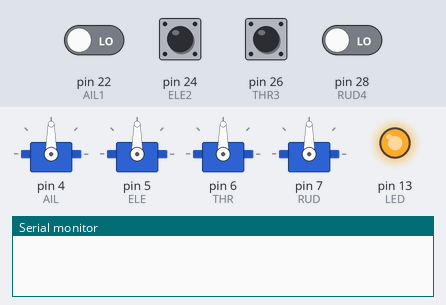
Bench run of a sketch on a simulated Arduino Mega 2560, built with avr-gcc and run on an emulated ATmega2560. On the bench: 4 × servo, output pins drawn as LEDs (lit = HIGH), the last lines printed to the serial monitor. Inputs (shaded band) come from the test bench; at power-on: pin 22 (AIL1), pin 24 (ELE2), pin 26 (THR3), pin 28 (RUD4) LOW.

Above: at 1.2 s.
1.3 s: pin 24 (ELE2) pulsed HIGH 2 times (0.12 s each, 0.3 s apart)
At 4.3 s:
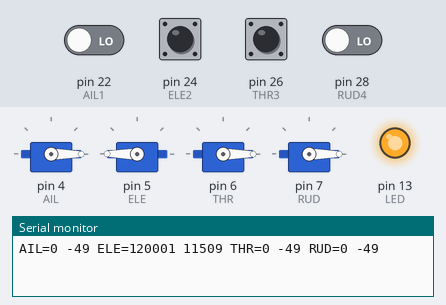
4.9 s: pin 26 (THR3) pulsed HIGH 5 times (0.12 s each, 0.3 s apart)
At 7.9 s:
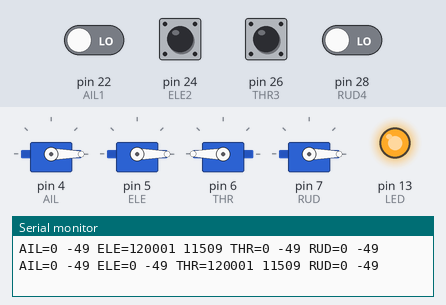
At 11.2 s:
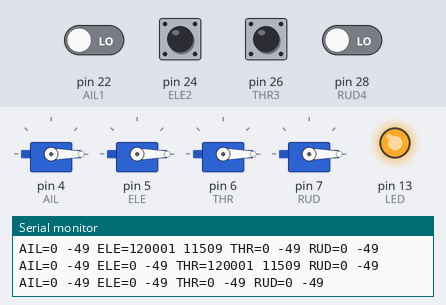
Timing chart, 0 to 12.7 s (numbered marks = the images above; inputs shaded):
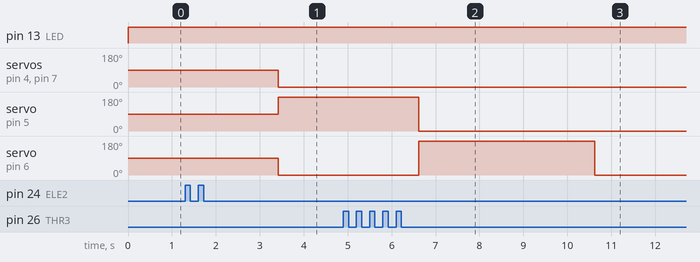

The sketch:

sketch_jan26a.ino
```cpp
#include<Servo.h>;

#define AIL1  22   //AIL fuyi
#define ELE2  24   //ELE shengjiang
#define THR3  26   //THR youmen
#define RUD4  28   //RUD fangxiang
#define LED   13
unsigned long INAIL;
unsigned long INELE;
unsigned long INTHR;
unsigned long INRUD;

int OUTAIL;
int OUTELE;
int OUTTHR;
int OUTRUD;

Servo AIL;
Servo ELE;
Servo THR;
Servo RUD;

void setup()
{
  pinMode(AIL1,0);
  pinMode(ELE2,0);
  pinMode(THR3,0);
  pinMode(RUD4,0);
  pinMode(LED,1);

  AIL.attach(4);
  ELE.attach(5);
  THR.attach(6);
  RUD.attach(7);

  Serial.begin(9600);
}
void loop()
{
  digitalWrite(LED,1);
  INAIL = pulseIn(AIL1, 1);
  INELE = pulseIn(ELE2, 1);
  INTHR = pulseIn(THR3, 1);
  INRUD = pulseIn(RUD4, 1);

  OUTAIL = map(INAIL,1000,2007,47,144);
  OUTELE = map(INELE,1000,2007,47,144);
  OUTTHR = map(INTHR,1000,2007,47,144);
  OUTRUD = map(INRUD,1000,2007,47,144);

  AIL.write(OUTAIL);
  ELE.write(OUTELE);
  THR.write(OUTTHR);
  RUD.write(OUTRUD);


  Serial.print("AIL=");
  Serial.print(INAIL);
  Serial.print(" ");
  Serial.print(OUTAIL);
  Serial.print(" ELE=");
  Serial.print(INELE);
  Serial.print(" ");
  Serial.print(OUTELE);
  Serial.print(" THR=");
  Serial.print(INTHR);
  Serial.print(" ");
  Serial.print(OUTTHR);
  Serial.print(" RUD=");
  Serial.print(INRUD);
  Serial.print(" ");
  Serial.println(OUTRUD);


  digitalWrite(LED,0);
  delay(3);

}
```

Measured:
- after the input at 1.3 s, servo on pin 4 (AIL), servo on pin 6 (THR), servo on pin 7 (RUD): 90° → 0° after 2.1 s instead of 2.7 s; servo on pin 5 (ELE): 90° → 180° after 2.1 s
- after the input at 4.9 s, servo on pin 5 (ELE): 180° → 0° after 1.7 s instead of 2.5 s; servo on pin 6 (THR): 0° → 180° after 1.7 s, → 0° 4.0 s later
